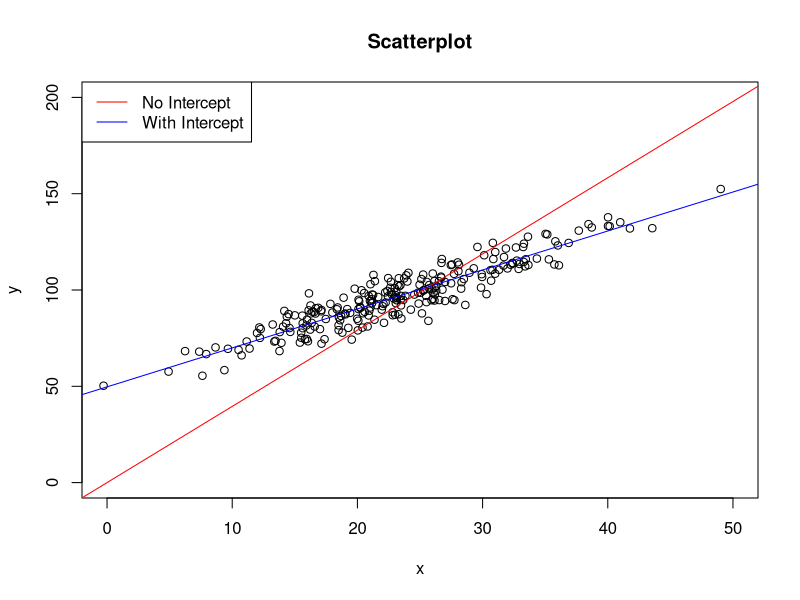

The R source for this figure:
## ---- chunk 1
knitr::opts_chunk$set(echo = TRUE)
## ---- chunk 2

x <- rnorm(250, mean = 23, sd = 8)
y <- 50 + 2 * x + rnorm(250, mean = 0, sd = 6)
alpha <- solve(t(x) %*% x) %*% t(x) %*% y
i <- rep(1, 250)
X <- cbind(i, x)
beta <- solve(t(X) %*% X) %*% t(X) %*% y

plot(x, y, main = "Scatterplot", ylab = "y", xlab = "x",
     xlim = c(0, 50), ylim = c(0, 200))
abline(a = 0, b = alpha, col = "red")
abline(a = beta[1], b = beta[2], col = 'blue')
legend("topleft", legend = c("No Intercept", "With Intercept"),
       col = c("red", "blue"), lw = c(1, 1))

